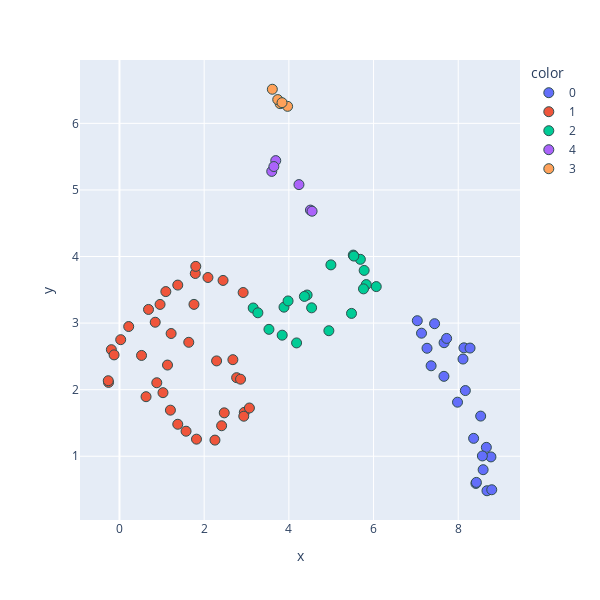

Here is the notebook cell this chart was saved with:
### Code cell
mask = labels != -2

fig = px.scatter(
    x=X_embedded[mask, 0],
    y=X_embedded[mask, 1],
    color=labels[mask].astype(str),
    hover_name=[prices.columns[i] for i in np.where(mask)[0]],
    width=600,
    height=600
)
fig.update_traces(marker=dict(size=10, line=dict(width=1, color='DarkSlateGrey')))
fig.show()

### Figure 1 — Plotly figure (JSON) as saved in the notebook; plotly's stock layout.template omitted (floating-point values rounded to 4 significant figures)
{"data": [{"hovertemplate": "<b>%{hovertext}</b><br><br>color=0<br>x=%{x}<br>y=%{y}<extra></extra>", "hovertext": ["ISRG", "NOW", "LLY", "COST", "BKNG", "TSM", "ORCL", "UBER", "Rebuilding_America_Grid_Chips", "GenderDiversity", "NVDA", "IBM", "AIEthics", "GS", "PANW", "AI_Infrastructure_Stack", "NFLX", "JPM", "META", "CRWD", "AVGO", "SupportIsrael", "SAP"], "legendgroup": "0", "marker": {"color": "#636efa", "line": {"color": "DarkSlateGrey", "width": 1}, "size": 10, "symbol": "circle"}, "mode": "markers", "name": "0", "orientation": "v", "showlegend": true, "type": "scatter", "x": [7.263, 7.033, 8.417, 8.363, 8.168, 7.666, 8.53, 7.441, 8.664, 8.772, 8.678, 7.983, 7.133, 7.359, 8.57, 8.428, 8.135, 7.662, 8.279, 7.726, 8.791, 8.588, 8.112], "xaxis": "x", "y": [2.622, 3.036, 0.5914, 1.269, 1.987, 2.705, 1.603, 2.991, 1.133, 0.9899, 0.4817, 1.812, 2.848, 2.359, 1.004, 0.6071, 2.628, 2.2, 2.625, 2.77, 0.4967, 0.798, 2.46], "yaxis": "y"}, {"hovertemplate": "<b>%{hovertext}</b><br><br>color=1<br>x=%{x}<br>y=%{y}<extra></extra>", "hovertext": ["RSX", "US_Transportation", "Russell2000", "US_Biotech", "US_Consumer_Staples", "US_Consumer_Discretionary", "BAC", "ISRA", "ERUS", "ICLN", "TAN", "AMZN", "INTC", "TMO", "SHE", "ADSK", "NEE", "US_Regional_Banks", "US_Communication_Services", "US_Real_Estate", "US_HealthCare_Sector", "CircularEconomy", "US_Banks", "TSLA", "US_Materials", "DHR", "VeteranFriendly", "Tesla", "SHOP", "US_Utilities", "EIS", "FRDM", "UNH", "HydrogenCCS", "JNJ", "CRM", "CleanWater", "BLK"], "legendgroup": "1", "marker": {"color": "#EF553B", "line": {"color": "DarkSlateGrey", "width": 1}, "size": 10, "symbol": "circle"}, "mode": "markers", "name": "1", "orientation": "v", "showlegend": true, "type": "scatter", "x": [-0.2578, 1.636, 1.134, 0.5212, 2.089, 2.474, 1.572, 1.027, -0.265, 0.02897, -0.1914, 2.948, -0.1271, 1.095, 2.767, 0.8812, 0.6856, 1.203, 3.069, 1.22, 1.791, 2.678, 1.376, 2.412, 1.759, 0.9584, 2.92, 2.255, 0.6277, 2.446, 1.819, 2.294, 1.802, 0.2179, 1.377, 2.935, 0.8443, 2.859], "xaxis": "x", "y": [2.109, 2.711, 2.37, 2.514, 3.685, 1.652, 1.376, 1.955, 2.134, 2.751, 2.601, 1.659, 2.522, 3.473, 2.18, 2.104, 3.205, 1.692, 1.725, 2.843, 3.745, 2.451, 1.48, 1.458, 3.281, 3.28, 3.459, 1.242, 1.895, 3.641, 1.257, 2.432, 3.852, 2.948, 3.571, 1.601, 3.013, 2.157], "yaxis": "y"}, {"hovertemplate": "<b>%{hovertext}</b><br><br>color=2<br>x=%{x}<br>y=%{y}<extra></extra>", "hovertext": ["Google", "V", "SYK", "US_Tech_Sector", "MSFT", "Nasdaq100", "AMD", "US_Industrials", "LargeTech", "US_Homebuilders", "US_Financials_Sector", "GOOGL", "DowJones30", "PHO", "S&P500_ETF", "S&P500", "MS", "LGBTQEquality", "MA", "ASML"], "legendgroup": "2", "marker": {"color": "#00cc96", "line": {"color": "DarkSlateGrey", "width": 1}, "size": 10, "symbol": "circle"}, "mode": "markers", "name": "2", "orientation": "v", "showlegend": true, "type": "scatter", "x": [5.688, 4.431, 4.538, 6.064, 5.828, 5.778, 5.48, 3.885, 5.521, 5.762, 3.842, 5.534, 3.158, 3.269, 3.982, 3.53, 4.182, 4.993, 4.367, 4.945], "xaxis": "x", "y": [3.958, 3.422, 3.229, 3.548, 3.578, 3.791, 3.145, 3.239, 4.022, 3.514, 2.818, 4.006, 3.227, 3.155, 3.333, 2.906, 2.702, 3.874, 3.401, 2.885], "yaxis": "y"}, {"hovertemplate": "<b>%{hovertext}</b><br><br>color=4<br>x=%{x}<br>y=%{y}<extra></extra>", "hovertext": ["MRK", "APPLE", "SupportUkraine", "REGN", "NVO", "AAPL"], "legendgroup": "4", "marker": {"color": "#ab63fa", "line": {"color": "DarkSlateGrey", "width": 1}, "size": 10, "symbol": "circle"}, "mode": "markers", "name": "4", "orientation": "v", "showlegend": true, "type": "scatter", "x": [3.69, 4.51, 4.239, 3.596, 3.646, 4.548], "xaxis": "x", "y": [5.44, 4.697, 5.08, 5.279, 5.351, 4.68], "yaxis": "y"}, {"hovertemplate": "<b>%{hovertext}</b><br><br>color=3<br>x=%{x}<br>y=%{y}<extra></extra>", "hovertext": ["XOM", "CVX", "COP", "US_Energy", "SLB"], "legendgroup": "3", "marker": {"color": "#FFA15A", "line": {"color": "DarkSlateGrey", "width": 1}, "size": 10, "symbol": "circle"}, "mode": "markers", "name": "3", "orientation": "v", "showlegend": true, "type": "scatter", "x": [3.793, 3.737, 3.97, 3.839, 3.61], "xaxis": "x", "y": [6.296, 6.357, 6.256, 6.311, 6.512], "yaxis": "y"}], "layout": {"height": 600, "legend": {"title": {"text": "color"}, "tracegroupgap": 0}, "margin": {"t": 60}, "width": 600, "xaxis": {"anchor": "y", "domain": [0, 1], "title": {"text": "x"}}, "yaxis": {"anchor": "x", "domain": [0, 1], "title": {"text": "y"}}}}
